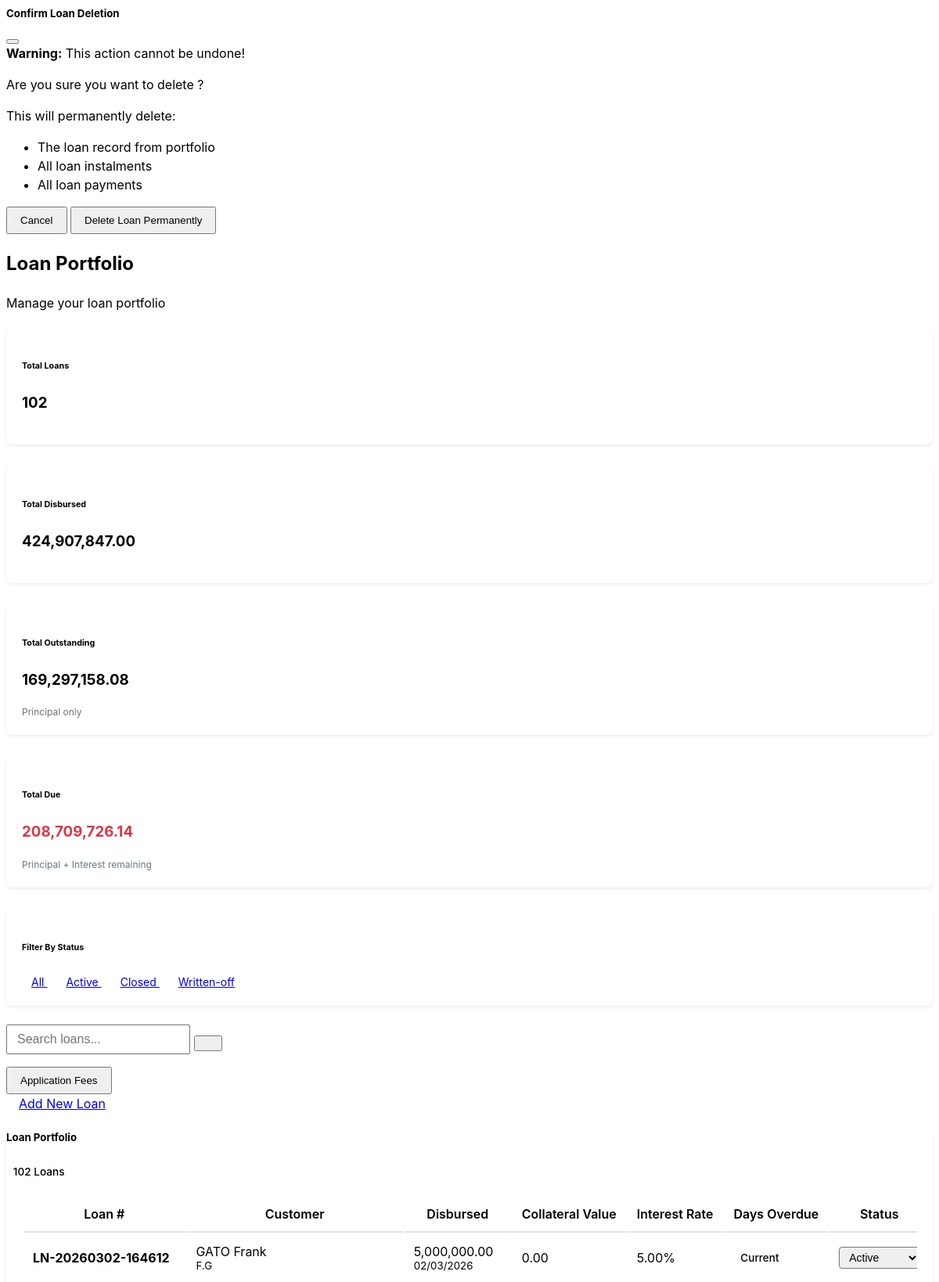
The app's page /app.cbfinance.rw/modules/loans.php (upper part) with its own data.
### tables this page shows
CREATE TABLE `loan_portfolio` (
  `loan_id` int(11) NOT NULL,
  `customer_id` int(11) NOT NULL,
  `loan_number` varchar(50) NOT NULL,
  `loan_amount` decimal(15,2) NOT NULL DEFAULT '0.00' COMMENT 'Principal amount given to customer',
  `management_fee_rate` decimal(5,2) NOT NULL DEFAULT '5.50' COMMENT 'Management fee percentage (5.5%)',
  `management_fee_amount` decimal(15,2) NOT NULL DEFAULT '0.00' COMMENT 'Management fee (5.5% of loan amount)',
  `total_disbursed` decimal(15,2) NOT NULL DEFAULT '0.00' COMMENT 'Loan amount + Management fee',
  `interest_rate` decimal(5,2) NOT NULL COMMENT 'Monthly interest rate percentage',
  `number_of_instalments` int(11) NOT NULL,
  `disbursement_date` date NOT NULL,
  `maturity_date` date NOT NULL,
  `total_interest` decimal(15,2) NOT NULL DEFAULT '0.00' COMMENT 'Sum of all interest payments',
  `total_management_fees` decimal(15,2) NOT NULL DEFAULT '0.00' COMMENT 'Total management fees across all instalments',
  `total_payment` decimal(15,2) NOT NULL DEFAULT '0.00' COMMENT 'Total to be paid (principal + interest + mgmt fees)',
  `monthly_payment` decimal(15,2) NOT NULL DEFAULT '0.00' COMMENT 'Fixed monthly payment amount (after 1st instalment)',
  `principal_outstanding` decimal(15,2) NOT NULL DEFAULT '0.00' COMMENT 'Remaining principal balance',
  `interest_outstanding` decimal(15,2) NOT NULL DEFAULT '0.00' COMMENT 'Remaining interest to be paid',
  `total_outstanding` decimal(15,2) NOT NULL DEFAULT '0.00' COMMENT 'Total remaining balance',
  `total_paid` decimal(15,2) NOT NULL DEFAULT '0.00',
  `total_principal_paid` decimal(15,2) NOT NULL DEFAULT '0.00',
  `total_interest_paid` decimal(15,2) NOT NULL DEFAULT '0.00',
  `total_management_fees_paid` decimal(15,2) NOT NULL DEFAULT '0.00',
  `accrued_interest` decimal(15,2) NOT NULL DEFAULT '0.00',
  `accrued_days` int(11) NOT NULL DEFAULT '0',
  `accrued_management_fees` decimal(15,2) NOT NULL DEFAULT '0.00',
  `deferred_management_fees` decimal(15,2) NOT NULL DEFAULT '0.00',
  `days_overdue` int(11) NOT NULL DEFAULT '0',
  `penalties` decimal(15,2) NOT NULL DEFAULT '0.00',
  `cash_amount` decimal(15,2) NOT NULL DEFAULT '0.00',
  `bank_amount` decimal(15,2) NOT NULL DEFAULT '0.00',
  `collateral_type` varchar(50) DEFAULT NULL,
  `collateral_description` text,
  `collateral_value` decimal(15,2) DEFAULT '0.00',
  `collateral_net_value` decimal(15,2) DEFAULT '0.00',
  `provisional_rate` decimal(5,2) NOT NULL DEFAULT '1.00',
  `general_provision` decimal(15,2) NOT NULL DEFAULT '0.00',
  `net_book_value` decimal(15,2) NOT NULL DEFAULT '0.00',
  `loan_status` varchar(100) DEFAULT NULL,
  `created_by` int(11) NOT NULL,
  `created_at` timestamp NOT NULL DEFAULT CURRENT_TIMESTAMP,
  `updated_at` timestamp NOT NULL DEFAULT CURRENT_TIMESTAMP ON UPDATE CURRENT_TIMESTAMP,
  `last_provision_date` date DEFAULT NULL,
  `record_date` date DEFAULT NULL,
  `deduct_fee_from_disbursed` decimal(50,6) DEFAULT NULL,
  `is_topup` tinyint(1) NOT NULL DEFAULT '0',
  `topup_type` enum('increasing','decreasing') DEFAULT NULL
);

CREATE TABLE `customers` (
  `customer_id` int(11) NOT NULL,
  `customer_code` varchar(50) NOT NULL,
  `customer_name` varchar(255) NOT NULL,
  `birth_place` text,
  `id_number` varchar(50) NOT NULL,
  `account_number` varchar(50) DEFAULT NULL,
  `occupation` varchar(100) DEFAULT NULL,
  `gender` enum('Male','Female','Other') DEFAULT 'Male',
  `date_of_birth` date DEFAULT NULL,
  `phone` varchar(20) NOT NULL,
  `email` varchar(120) DEFAULT NULL,
  `organization` varchar(150) DEFAULT 'Capital Bridge Finance',
  `father_name` varchar(150) DEFAULT NULL,
  `mother_name` varchar(150) DEFAULT NULL,
  `marriage_type` enum('Single','Married','Divorced') DEFAULT 'Single',
  `spouse` varchar(150) DEFAULT NULL,
  `spouse_id` varchar(50) DEFAULT NULL,
  `spouse_occupation` varchar(100) DEFAULT NULL,
  `spouse_phone` varchar(20) DEFAULT NULL,
  `address` text,
  `location` text,
  `project` varchar(150) DEFAULT NULL,
  `project_location` varchar(150) DEFAULT NULL,
  `caution_location` varchar(150) DEFAULT NULL,
  `loan_type` varchar(50) DEFAULT NULL,
  `created_by` varchar(100) DEFAULT 'admin',
  `created_at` datetime DEFAULT CURRENT_TIMESTAMP,
  `updated_at` datetime DEFAULT CURRENT_TIMESTAMP ON UPDATE CURRENT_TIMESTAMP,
  `is_active` tinyint(1) DEFAULT '1',
  `status` varchar(50) DEFAULT 'Approved',
  `doc_id` varchar(255) DEFAULT NULL COMMENT 'National ID Path',
  `doc_contract` varchar(255) DEFAULT NULL COMMENT 'Work Contract Path',
  `doc_statement` varchar(255) DEFAULT NULL COMMENT 'Bank Statement Path',
  `doc_payslip` varchar(255) DEFAULT NULL COMMENT 'Payslip Path',
  `doc_marital` varchar(255) DEFAULT NULL COMMENT 'Marital Status Cert Path',
  `doc_rdb` varchar(255) DEFAULT NULL COMMENT 'RDB Certificate Path',
  `has_guarantor` enum('Yes','No') DEFAULT 'No',
  `guarantor_name` varchar(150) DEFAULT NULL,
  `guarantor_id` varchar(50) DEFAULT NULL,
  `guarantor_phone` varchar(20) DEFAULT NULL,
  `guarantor_occupation` varchar(100) DEFAULT NULL,
  `tin_number` varchar(20) DEFAULT NULL,
  `risk_rating` varchar(50) DEFAULT NULL,
  `current_balance` decimal(15,2) DEFAULT '0.00',
  `total_loans` decimal(15,2) DEFAULT '0.00',
  `total_paid` decimal(15,2) DEFAULT '0.00',
  `rejection_reason` text,
  `correction_fields` text,
  `admin_note` text,
  `client_resubmitted` tinyint(1) DEFAULT '0',
  `resubmitted_fields` text,
  `total_disbursed` decimal(15,2) NOT NULL DEFAULT '0.00',
  `total_outstanding` decimal(15,2) NOT NULL DEFAULT '0.00',
  `last_loan_date` date DEFAULT NULL,
  `record_date` datetime NOT NULL DEFAULT CURRENT_TIMESTAMP
);

### app.cbfinance.rw/modules/loans.php (the view, shortened to what the rows shown need)
<?php
$conn = getConnection();
$query = "SELECT lp.*, c.customer_name, c.customer_code
          FROM loan_portfolio lp
          LEFT JOIN customers c ON lp.customer_id = c.customer_id
          WHERE 1=1";
$params = [];
$types = "";
$query .= " ORDER BY lp.record_date DESC";
if (!empty($params)) {
    $stmt = $conn->prepare($query);
    if ($stmt) {
        $stmt->bind_param($types, ...$params);
        $stmt->execute();
        $loans = $stmt->get_result();
    } else {
        $error_message = "Failed to prepare search query: " . $conn->error;
        $loans = false;
    }
} else {
    $loans = $conn->query($query);
}
if ($loans && $loans->num_rows > 0) {
    mysqli_data_seek($loans, 0);
}
?>
<div class="row mb-4">
    <div class="col-12">
        <h2 class="h4 fw-bold text-primary">Loan Portfolio</h2>
    </div>
</div>
<div class="row">
    <div class="col-12">
        <div class="card">
            <div class="card-body">
                <div class="table-responsive">
                    <table class="table table-hover">
                        <thead>
                            <tr>
                                <th>Loan #</th>
                                <th>Customer</th>
                                <th>Disbursed</th>
                                <th>Collateral Value</th>
                                <th>Interest Rate</th>
                                <th>Days Overdue</th>
                                <th>Status</th>
                            </tr>
                        </thead>
                        <tbody>
                            <?php if ($loans && $loans->num_rows > 0): ?>
                                <?php while ($loan = $loans->fetch_assoc()):
                                    $days_overdue = 0;
                                    $max_overdue_query = "SELECT MAX(days_overdue) as max_days_overdue
                                                         FROM loan_instalments
                                                         WHERE loan_id = ? AND payment_date IS NULL";
                                    $stmt = $conn->prepare($max_overdue_query);
                                    if ($stmt) {
                                        $stmt->bind_param("i", $loan['loan_id']);
                                        $stmt->execute();
                                        $stmt->bind_result($max_days);
                                        $days_overdue = $max_days ? $max_days : 0;
                                    }
                                    $collateral_net_value = floatval($loan['collateral_net_value'] ?? 0);
                                    $row_class = 'loan-row-active';
                                    if ($loan['loan_status'] == 'Closed')       $row_class = 'loan-row-closed';
                                    elseif ($loan['loan_status'] == 'Written-off') $row_class = 'loan-row-written-off';
                                ?>
                                <tr class="<?php echo $row_class; ?>">
                                    <td><strong><?php echo htmlspecialchars($loan['loan_number']); ?></strong></td>
                                    <td>
                                        <?php echo htmlspecialchars($loan['customer_name']); ?><br>
                                        <small class="text-muted"><?php echo htmlspecialchars($loan['customer_code']); ?></small>
                                    </td>
                                    <td>
                                        <?php echo number_format($loan['total_disbursed'], 2); ?><br>
                                        <small class="text-muted"><?php echo date('d/m/Y', strtotime($loan['disbursement_date'])); ?></small>
                                    </td>
                                    <td>
                                        <?php echo number_format($collateral_net_value, 2); ?><br>
                                    </td>
                                    <td><?php echo number_format($loan['interest_rate'], 2); ?>%</td>
                                    <td>
                                        <?php if ($days_overdue > 0): ?>
                                        <span class="badge bg-danger"><?php echo $days_overdue; ?> days</span>
                                        <?php else: ?>
                                        <span class="badge bg-success">Current</span>
                                        <?php endif; ?>
                                    </td>
                                    <td>
                                        <select class="status-select form-select form-select-sm"
                                                data-loan-id="<?php echo $loan['loan_id']; ?>"
                                                onchange="updateLoanStatus(this)">
                                            <option value="Active"      <?php echo $loan['loan_status'] == 'Active'      ? 'selected' : ''; ?>>Active</option>
                                        </select>
                                    </td>
                                </tr>
                                <?php endwhile; ?>
                            <?php endif; ?>
                        </tbody>
                    </table>
                </div>
            </div>
        </div>
    </div>
</div>

### records on screen
loan_portfolio: loan_number "LN-20260302-164612", customer.customer_name "GATO Frank", customer.customer_code "F.G", total_disbursed "5,000,000.00", disbursement_date "02/03/2026", collateral_net_value "0.00", interest_rate "5.00", loan_status+loan_id "Active"

### other values on screen
$filtered_loan_count "102"
$total_disbursed "424,907,847.00"
$total_outstanding "169,297,158.08"
$total_due "208,709,726.14"
$loans->num_rows "102"
